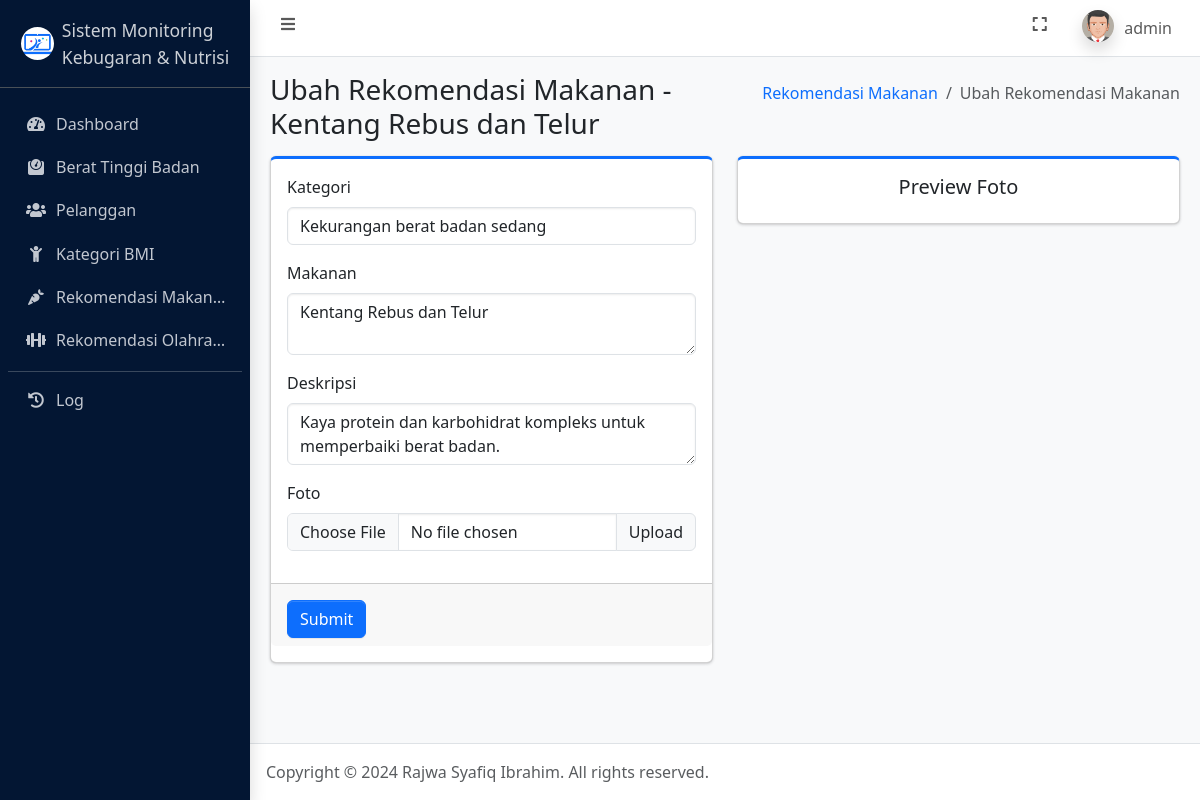
Page /ubah_rekomendasi_makanan.php?id_rekomendasi_makanan=2 (signed in) on the earlier database version.
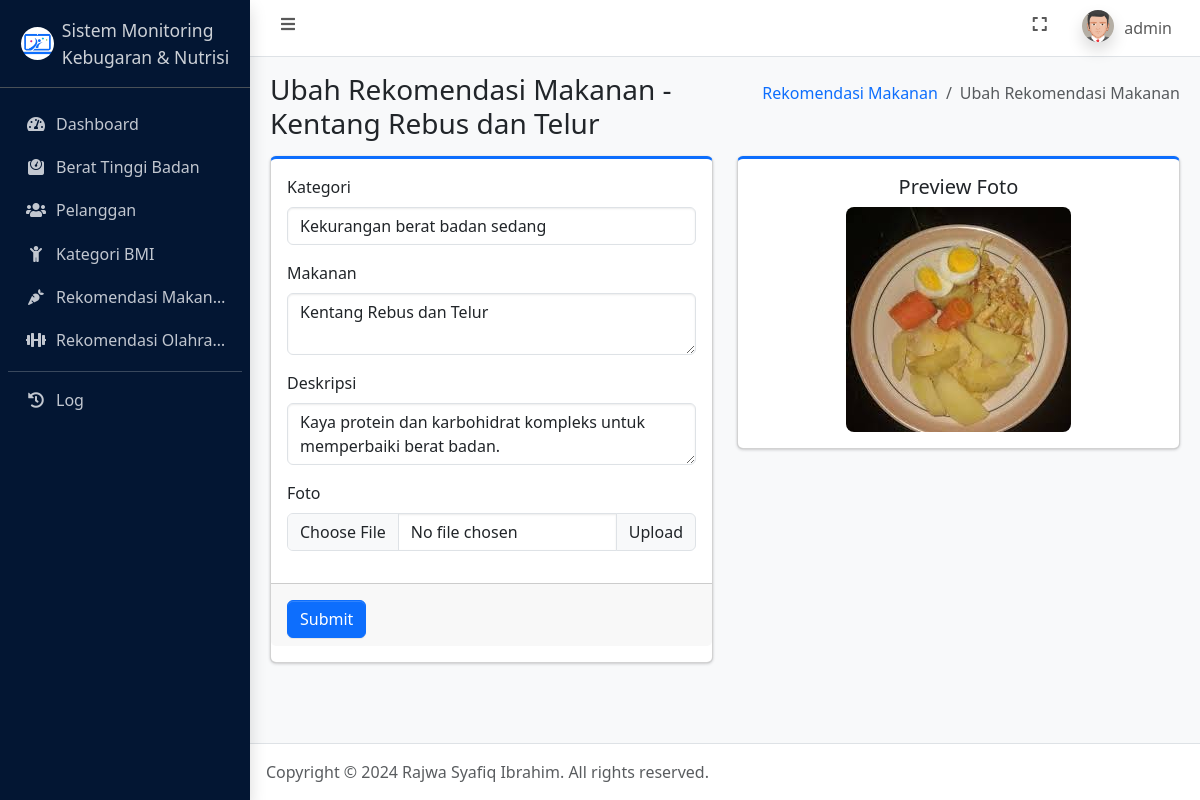
Same page on the later database version.
### tables this page shows
CREATE TABLE `rekomendasi_makanan` (
  `id_rekomendasi_makanan` int(11) NOT NULL,
  `id_kategori_bmi` int(11) NOT NULL,
  `makanan` varchar(255) NOT NULL,
  `deskripsi` text DEFAULT NULL,
  `foto` text NOT NULL
);

CREATE TABLE `kategori_bmi` (
  `id_kategori_bmi` int(11) NOT NULL,
  `kategori` varchar(150) NOT NULL,
  `bmi_min` float NOT NULL,
  `bmi_max` float NOT NULL
);

### ubah_rekomendasi_makanan.php (the view, shortened to what the changed rows need)
<?php
    require_once 'connection.php';
    $id_rekomendasi_makanan = $_GET['id_rekomendasi_makanan'];
    $data_rekomendasi_makanan = mysqli_fetch_assoc(mysqli_query($conn, "SELECT * FROM rekomendasi_makanan INNER JOIN kategori_bmi ON rekomendasi_makanan.id_kategori_bmi = kategori_bmi.id_kategori_bmi WHERE id_rekomendasi_makanan = '$id_rekomendasi_makanan'"));
?>
<!DOCTYPE html>
<html lang="en">
<head>
    <?php include_once 'include/head.php'; ?>
</head>
<body class="layout-fixed sidebar-expand-lg bg-body-tertiary">
    <div class="app-wrapper">
        <main class="app-main">
            <div class="app-content-header">
                <div class="container-fluid">
                    <div class="row">
                        <div class="col-sm-6">
                            <h3 class="mb-0">Ubah Rekomendasi Makanan - <?= $data_rekomendasi_makanan['makanan']; ?></h3>
                        </div>
                    </div>
                </div>
            </div>
            <div class="app-content">
                <div class="container-fluid">
                    <div class="row">
                        <div class="col-6">
                            <div class="card card-primary card-outline mb-4">
                                <form method="post" enctype="multipart/form-data">
                                    <div class="card-body">
                                        <div class="mb-3">
                                            <label for="id_kategori_bmi" class="form-label">Kategori</label>
                                            <select class="form-control" id="id_kategori_bmi" name="id_kategori_bmi" required>
                                                <option value="<?= $data_rekomendasi_makanan['id_kategori_bmi']; ?>"><?= $data_rekomendasi_makanan['kategori']; ?></option>
                                            </select>
                                        </div>
                                        <div class="mb-3">
                                            <label for="makanan" class="form-label">Makanan</label>
                                            <textarea class="form-control" id="makanan" name="makanan" required><?= $data_rekomendasi_makanan['makanan']; ?></textarea>
                                        </div>
                                        <div class="mb-3">
                                            <label for="deskripsi" class="form-label">Deskripsi</label>
                                            <textarea class="form-control" id="deskripsi" name="deskripsi" required><?= $data_rekomendasi_makanan['deskripsi']; ?></textarea>
                                        </div>
                                    </div>
                                </form>
                            </div>
                        </div>
                        <div class="col-6">
                            <div class="card card-primary card-outline mb-4">
                                <div class="card-body text-center">
                                    <div class="row justify-content-between">
                                        <div class="col">
                                            <img id="preview-img" class="img-fluid rounded-3" src="assets/img/makanan/<?= $data_rekomendasi_makanan['foto']; ?>" alt="<?= $data_rekomendasi_makanan['foto']; ?>">
                                        </div>
                                    </div>
                                </div>
                            </div>
                        </div>
                    </div>
                </div>
            </div>
        </main>
    </div>
</body>
</html>

Differences in the rows shown:
changed rekomendasi_makanan "Kentang Rebus dan Telur": foto: picture added
